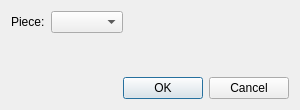
<?xml version="1.0" encoding="UTF-8"?>
<ui version="4.0">
 <class>DialogInsertNode</class>
 <widget class="QDialog" name="DialogInsertNode">
  <property name="geometry">
   <rect>
    <x>0</x>
    <y>0</y>
    <width>300</width>
    <height>110</height>
   </rect>
  </property>
  <property name="windowTitle">
   <string>Insert nodes</string>
  </property>
  <property name="windowIcon">
   <iconset resource="../../../../vmisc/share/resources/icon.qrc">
    <normaloff>:/icon/64x64/icon64x64.png</normaloff>:/icon/64x64/icon64x64.png</iconset>
  </property>
  <layout class="QVBoxLayout" name="verticalLayout">
   <item>
    <layout class="QFormLayout" name="formLayout">
     <property name="fieldGrowthPolicy">
      <enum>QFormLayout::ExpandingFieldsGrow</enum>
     </property>
     <item row="0" column="0">
      <widget class="QLabel" name="labelPiece">
       <property name="text">
        <string>Piece:</string>
       </property>
      </widget>
     </item>
     <item row="0" column="1">
      <widget class="QComboBox" name="comboBoxPiece"/>
     </item>
    </layout>
   </item>
   <item>
    <widget class="QDialogButtonBox" name="buttonBox">
     <property name="orientation">
      <enum>Qt::Horizontal</enum>
     </property>
     <property name="standardButtons">
      <set>QDialogButtonBox::Cancel|QDialogButtonBox::Ok</set>
     </property>
    </widget>
   </item>
  </layout>
 </widget>
 <resources>
  <include location="../../../../vmisc/share/resources/icon.qrc"/>
 </resources>
 <connections>
  <connection>
   <sender>buttonBox</sender>
   <signal>accepted()</signal>
   <receiver>DialogInsertNode</receiver>
   <slot>accept()</slot>
   <hints>
    <hint type="sourcelabel">
     <x>248</x>
     <y>254</y>
    </hint>
    <hint type="destinationlabel">
     <x>157</x>
     <y>274</y>
    </hint>
   </hints>
  </connection>
  <connection>
   <sender>buttonBox</sender>
   <signal>rejected()</signal>
   <receiver>DialogInsertNode</receiver>
   <slot>reject()</slot>
   <hints>
    <hint type="sourcelabel">
     <x>316</x>
     <y>260</y>
    </hint>
    <hint type="destinationlabel">
     <x>286</x>
     <y>274</y>
    </hint>
   </hints>
  </connection>
 </connections>
</ui>
